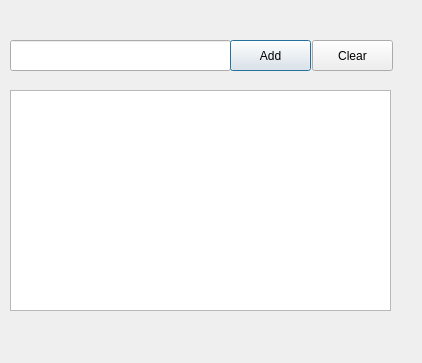
<?xml version="1.0" encoding="UTF-8"?>
<ui version="4.0">
 <class>Dialog</class>
 <widget class="QDialog" name="Dialog">
  <property name="geometry">
   <rect>
    <x>0</x>
    <y>0</y>
    <width>422</width>
    <height>363</height>
   </rect>
  </property>
  <property name="windowTitle">
   <string>Dialog</string>
  </property>
  <widget class="QLineEdit" name="lineEdit">
   <property name="geometry">
    <rect>
     <x>10</x>
     <y>40</y>
     <width>221</width>
     <height>31</height>
    </rect>
   </property>
  </widget>
  <widget class="QPushButton" name="add_btn">
   <property name="geometry">
    <rect>
     <x>230</x>
     <y>40</y>
     <width>81</width>
     <height>31</height>
    </rect>
   </property>
   <property name="text">
    <string>Add</string>
   </property>
  </widget>
  <widget class="QPushButton" name="clear_btn">
   <property name="geometry">
    <rect>
     <x>312</x>
     <y>40</y>
     <width>81</width>
     <height>31</height>
    </rect>
   </property>
   <property name="text">
    <string>Clear</string>
   </property>
  </widget>
  <widget class="QTextBrowser" name="textBrowser">
   <property name="geometry">
    <rect>
     <x>10</x>
     <y>90</y>
     <width>381</width>
     <height>221</height>
    </rect>
   </property>
  </widget>
 </widget>
 <resources/>
 <connections/>
</ui>
